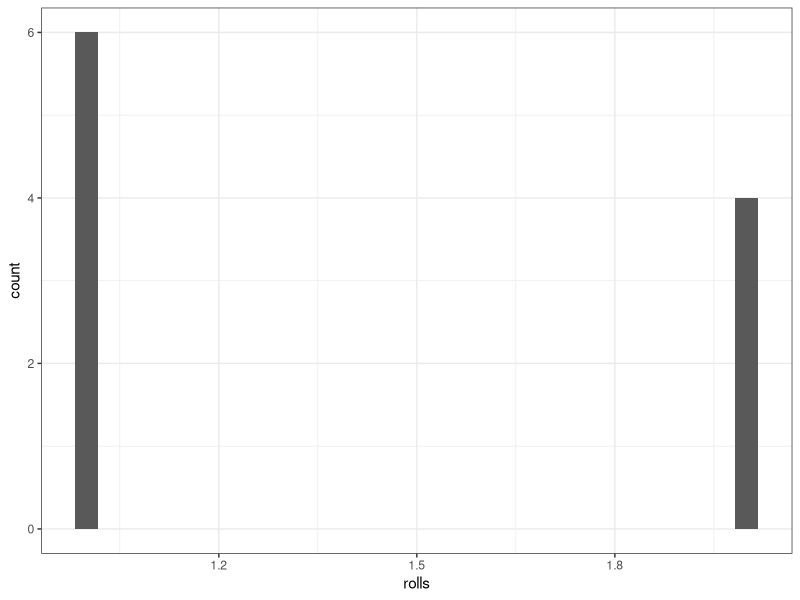
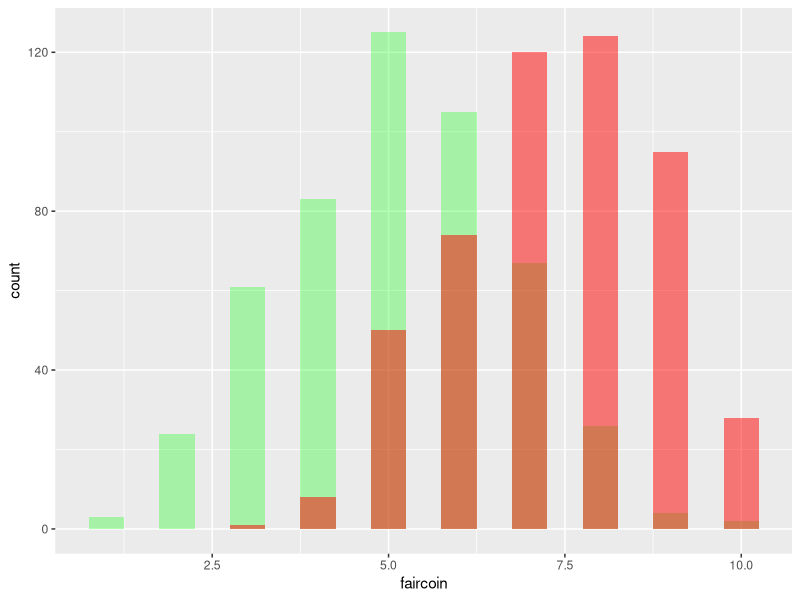
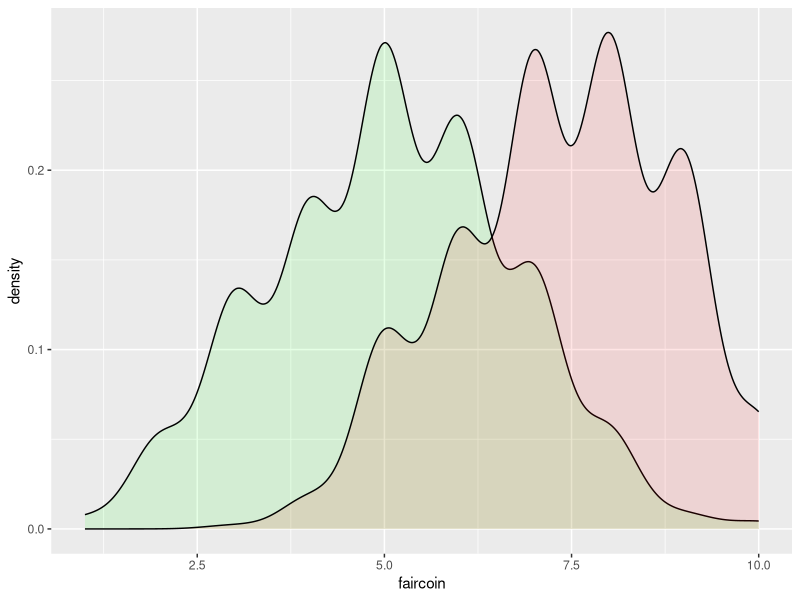

Recreate these plots in R, in order.
require(tidyverse)

# Individual Case of a coin flip ---------------------------

individual_demo <- sample(seq(1:2),size=10,replace=TRUE,prob=c(0.5,0.5)) |>
    as.data.frame() |>
    rename(rolls = 1)

ggplot(individual_demo)+
    theme_bw()+
    geom_histogram(aes(x=rolls))


# Trial of Trials (Discrete Case) ---------------------------------------

# Now let's try to flip 10 times and count a LOT 
fair_coin_values <- data.frame()
unfair_coin_values <- data.frame()

for(x in 1:500)
{
    fair_coin_values <- rbind(fair_coin_values,sum(sample(seq(1:2),size=10,replace=TRUE)==1)) #Fair Dice
    unfair_coin_values <- rbind(unfair_coin_values,sum(sample(seq(1:2),size=10,replace=TRUE,prob=c(0.75,0.25))==1))

}

collected_values <- data.frame(fair_coin_values,unfair_coin_values) |>
    rename(faircoin=1,unfaircoin=2)

ggplot(data=collected_values)+geom_histogram(aes(x=faircoin),binwidth=0.5,fill="green",alpha=0.3)+geom_histogram(aes(x=unfaircoin),binwidth=0.5,fill="red",alpha=0.5)

ggplot(data=collected_values)+geom_density(aes(x=faircoin),fill="green",alpha=0.1)+geom_density(aes(x=unfaircoin),fill="red",alpha=0.1)

